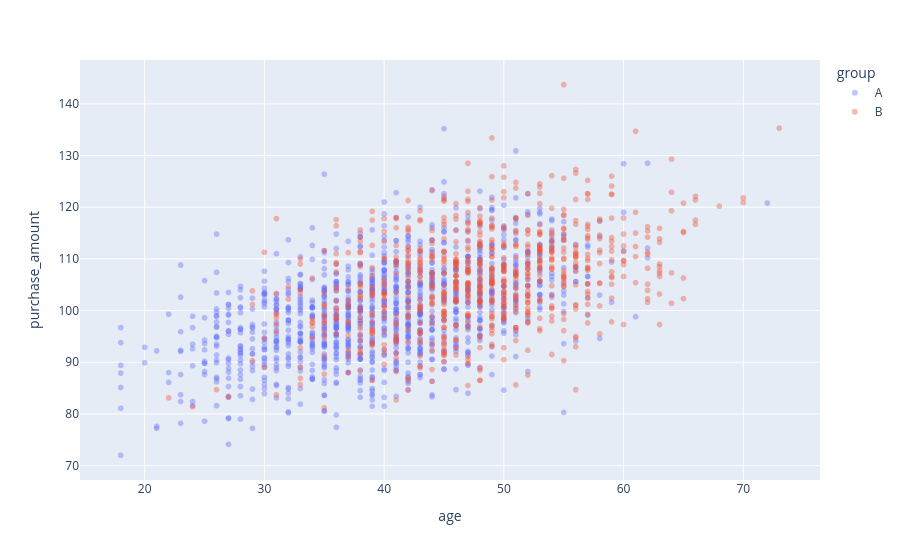

The cell this chart's notebook holds for it:
### Code cell
import pandas as pd
import plotly.express as px
transactions = pd.read_csv("./data/purchase_transactions.csv")
figure = px.scatter(
    transactions,
    x="age",  # puis les deux autres colonnes X
    y="purchase_amount",
    color="group",
    opacity=0.4,
)
figure.show()

### Figure 1 — Plotly figure (JSON) as saved in the notebook; plotly's stock layout.template omitted (floating-point values rounded to 4 significant figures; data arrays with more than 128 entries replaced by an {"elided": "..."} marker saying what was removed)
{"data": [{"hovertemplate": "group=A<br>age=%{x}<br>purchase_amount=%{y}<extra></extra>", "legendgroup": "A", "marker": {"color": "#636efa", "opacity": 0.4, "symbol": "circle"}, "mode": "markers", "name": "A", "showlegend": true, "type": "scattergl", "x": {"elided": "1200 int values"}, "xaxis": "x", "y": {"elided": "1200 float values"}, "yaxis": "y"}, {"hovertemplate": "group=B<br>age=%{x}<br>purchase_amount=%{y}<extra></extra>", "legendgroup": "B", "marker": {"color": "#EF553B", "opacity": 0.4, "symbol": "circle"}, "mode": "markers", "name": "B", "showlegend": true, "type": "scattergl", "x": {"elided": "800 int values"}, "xaxis": "x", "y": {"elided": "800 float values"}, "yaxis": "y"}], "layout": {"legend": {"title": {"text": "group"}, "tracegroupgap": 0}, "margin": {"t": 60}, "xaxis": {"anchor": "y", "domain": [0, 1], "title": {"text": "age"}}, "yaxis": {"anchor": "x", "domain": [0, 1], "title": {"text": "purchase_amount"}}}}
